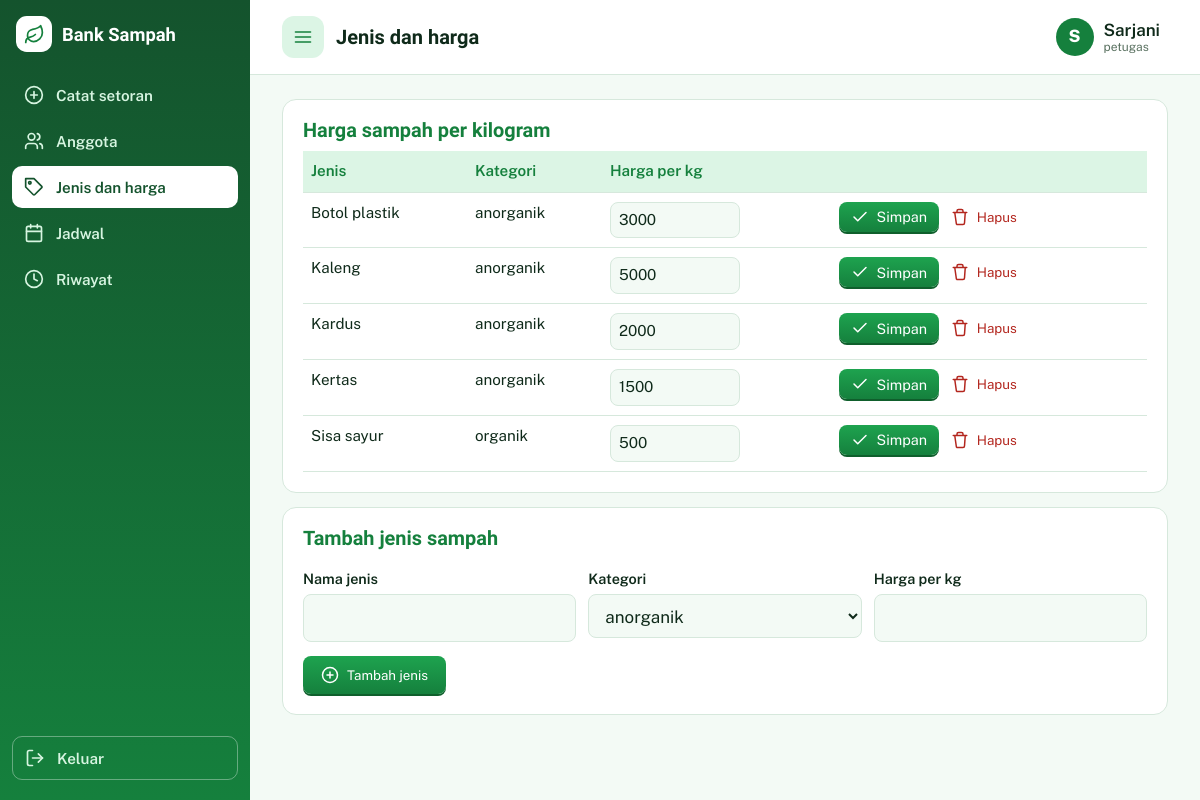
Page /harga.php (signed in) on the committed database.
### tables this page shows
CREATE TABLE `users` (
  `id_user` int(11) NOT NULL,
  `username` varchar(50) NOT NULL,
  `password_hash` varchar(255) NOT NULL,
  `role` enum('masyarakat','petugas') NOT NULL DEFAULT 'masyarakat',
  `nama_lengkap` varchar(100) NOT NULL,
  `tempat_lahir` varchar(50) NOT NULL,
  `tanggal_lahir` date NOT NULL,
  `provinsi` varchar(50) NOT NULL,
  `kabupaten_kota` varchar(50) NOT NULL,
  `kecamatan` varchar(80) NOT NULL DEFAULT '',
  `kelurahan` varchar(50) NOT NULL,
  `detail_alamat` varchar(255) NOT NULL,
  `kode_pos` char(5) NOT NULL,
  `foto` varchar(255) DEFAULT NULL,
  `created_at` timestamp NOT NULL DEFAULT current_timestamp()
);

CREATE TABLE `jenis_sampah` (
  `id_jenis` int(11) NOT NULL,
  `nama_jenis` varchar(50) NOT NULL,
  `kategori` enum('organik','anorganik','lainnya') NOT NULL,
  `harga_per_kg` decimal(10,2) NOT NULL,
  `aktif` tinyint(1) NOT NULL DEFAULT 1
);

### harga.php (the view, shortened to what this page needs)
<?php
require __DIR__ . '/inc/lib.php';
$u = need();
$isP = $u['role'] === 'petugas';
$L = $pdo->query('SELECT * FROM jenis_sampah WHERE aktif=1 ORDER BY nama_jenis')->fetchAll();
layout_top($isP ? 'Jenis dan harga' : 'Harga sampah', 'harga', $u);
?>
<div class="card tw">
  <h3>Harga sampah per kilogram</h3>
  <table>
    <tr><th>Jenis</th><th>Kategori</th><th>Harga per kg</th><?= $isP ? '<th></th>' : '' ?></tr>
    <?php foreach ($L as $j): ?>
    <tr>
      <td><?= e($j['nama_jenis']) ?></td><td><?= e($j['kategori']) ?></td>
      <?php if ($isP): ?>
      <td>
        <form method="post" id="f<?= (int)$j['id_jenis'] ?>"><?= csrf_field() ?><input type="hidden" name="aksi" value="harga"><input type="hidden" name="id" value="<?= (int)$j['id_jenis'] ?>">
        <input type="number" name="harga" min="0" step="50" value="<?= e((float)$j['harga_per_kg']) ?>" aria-label="Harga <?= e($j['nama_jenis']) ?>"></form>
      </td>
      <td style="white-space:nowrap">
        <button class="btn sm" type="submit" form="f<?= (int)$j['id_jenis'] ?>"><?= ic('check', 18) ?>Simpan</button>
        <form method="post" class="inl" data-confirm="Hapus jenis ini? Riwayat lama tetap aman."><?= csrf_field() ?><input type="hidden" name="aksi" value="hapus"><input type="hidden" name="id" value="<?= (int)$j['id_jenis'] ?>">
        <button class="btn del" type="submit"><?= ic('trash', 18) ?>Hapus</button></form>
      </td>
      <?php else: ?><td><?= rp($j['harga_per_kg']) ?></td><?php endif; ?>
    </tr>
    <?php endforeach; ?>
  </table>
</div>
<?php if ($isP): ?>
<form method="post" class="card">
  <h3>Tambah jenis sampah</h3>
  <div class="row">
    <div><label for="nama">Nama jenis</label><input id="nama" name="nama" maxlength="50" required></div>
    <div><label for="kategori">Kategori</label><select id="kategori" name="kategori"><option>organik</option><option selected>anorganik</option><option>lainnya</option></select></div>
    <div><label for="harga">Harga per kg</label><input id="harga" name="harga" type="number" min="0" step="50" required></div>
  </div>
  <button class="btn" type="submit"><?= ic('plus', 18) ?>Tambah jenis</button>
</form>
<?php endif;
layout_bottom();

### inc/lib.php (shortened to what this page needs)
<?php
$pdo = new PDO('mysql:host=' . DB_HOST . ';dbname=' . DB_NAME . ';charset=utf8mb4', DB_USER, DB_PASS, [
    PDO::ATTR_ERRMODE => PDO::ERRMODE_EXCEPTION,
    PDO::ATTR_DEFAULT_FETCH_MODE => PDO::FETCH_ASSOC,
    PDO::ATTR_EMULATE_PREPARES => false,
]);
function e($s): string { return htmlspecialchars((string)$s, ENT_QUOTES, 'UTF-8'); }
function me(): ?array {
    global $pdo;
    static $u = false;
    if ($u === false) {
        $u = null;
        if (!empty($_SESSION['uid'])) {
            $s = $pdo->prepare('SELECT u.*, COALESCE(t.saldo,0) AS saldo FROM users u LEFT JOIN tabungan t ON t.id_user=u.id_user WHERE u.id_user=?');
            $s->execute([$_SESSION['uid']]);
            $u = $s->fetch() ?: null;
        }
    }
    return $u;
}
function need(?string $role = null): array {
    $u = me();
    return $u;
}
function ic(string $n, int $s = 20): string {
    return '<svg width="' . $s . '" height="' . $s . '" viewBox="0 0 24 24" fill="none" stroke="currentColor" stroke-width="2" stroke-linecap="round" stroke-linejoin="round" aria-hidden="true">' . (ICONS[$n] ?? '') . '</svg>';
}
function logo(int $s): string {
    return '<span class="logo" style="width:' . $s . 'px;height:' . $s . 'px">' . ic('leaf', (int)round($s * .58)) . '</span>';
}
function avatar(array $u): string {
    return '<span class="av">' . e(mb_strtoupper(mb_substr($u['nama_lengkap'], 0, 1))) . '</span>';
}
function layout_top(string $title, string $tab, array $u): void {
    $tabs = $u['role'] === 'petugas'
        ? [['setor', 'setor.php', 'Catat setoran', 'plus'], ['anggota', 'anggota.php', 'Anggota', 'users'], ['harga', 'harga.php', 'Jenis dan harga', 'tag'], ['jadwal', 'jadwal.php', 'Jadwal', 'calendar'], ['riwayat', 'riwayat.php', 'Riwayat', 'history']]
        : [['beranda', 'beranda.php', 'Beranda', 'home'], ['riwayat', 'riwayat.php', 'Riwayat', 'history'], ['harga', 'harga.php', 'Harga sampah', 'tag'], ['jadwal', 'jadwal.php', 'Jadwal', 'calendar']];
    ?><!DOCTYPE html>
<html lang="id">
<head>
<link rel="stylesheet" href="assets/style.css">
</head>
<body>
<div class="shell" id="shell">
<aside class="side" aria-label="Menu utama">
  <div class="sb-top"><?= logo(36) ?><span>Bank Sampah</span></div>
  <nav class="sn">
  <?php foreach ($tabs as [$k, $href, $lb, $icon]): ?>
    <a class="snl<?= $tab === $k ? ' on' : '' ?>" href="<?= $href ?>"><?= ic($icon) ?><span><?= $lb ?></span></a>
  <?php endforeach; ?>
  </nav>
  <a class="sn-out snl" href="logout.php"><?= ic('logout') ?><span>Keluar</span></a>
</aside>
<div class="main">
  <div class="top">
    <button class="burger" id="burger" aria-label="Buka atau tutup menu"><?= ic('menu') ?></button>
    <h1><?= e($title) ?></h1>
    <a class="who" href="profil.php" aria-label="Buka profil" style="text-decoration:none"><?= avatar($u) ?><span class="wn"><?= e($u['nama_lengkap']) ?><small><?= e($u['role']) ?></small></span></a>
  </div>
  <div class="content">
<?php
}
function layout_bottom(array $scripts = []): void { ?>
  </div>
</div>
</div>
</body>
</html>
<?php
}

### rows in the picture
users: nama_lengkap "S", nama_lengkap "Sarjani", role "petugas"
jenis_sampah: nama_jenis "Botol plastik", kategori "anorganik", harga "3000", $s 18 (drawn)
jenis_sampah: nama_jenis "Kaleng", kategori "anorganik", harga "5000", $s 18 (drawn)
jenis_sampah: nama_jenis "Kardus", kategori "anorganik", harga "2000", $s 18 (drawn)
jenis_sampah: nama_jenis "Kertas", kategori "anorganik", harga "1500", $s 18 (drawn)
jenis_sampah: nama_jenis "Sisa sayur", kategori "organik", harga "500", $s 18 (drawn)

### other values in the picture
$lb "Catat setoran"
$lb "Anggota"
$lb "Jenis dan harga"
$lb "Jadwal"
$lb "Riwayat"
$title "Jenis dan harga"
